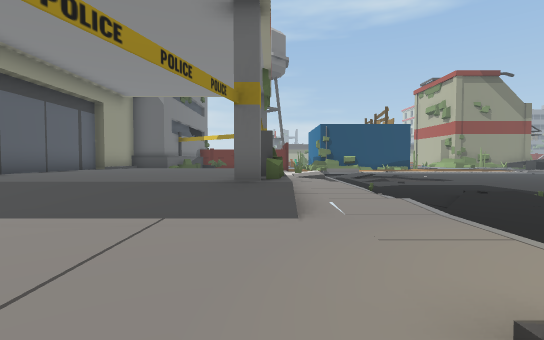
[1] (above)

24 first-person views from a walk through a 3-D level made in the Unity game engine. The camera is 1.5 m above the floor, tilts 2° down and sees 85° across. The floor is counted in squares, 2 m on a side. Each view is taken from the middle of a square. On the plan, view 1 faces up. The plan holds only what a view shows up to about 10 squares ahead; the rest is blank. The place goes on beyond the plan. The player is left out.

[2]
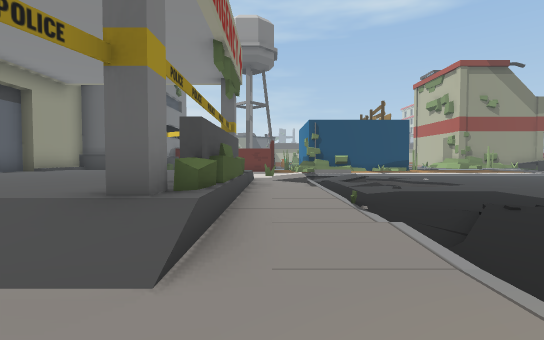

[3]
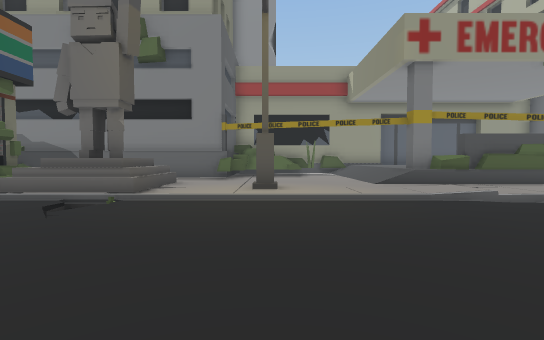

[4]
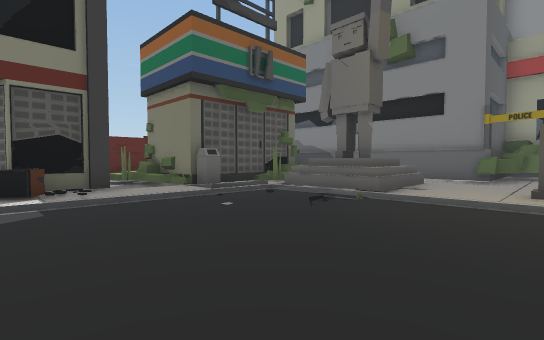

[5]
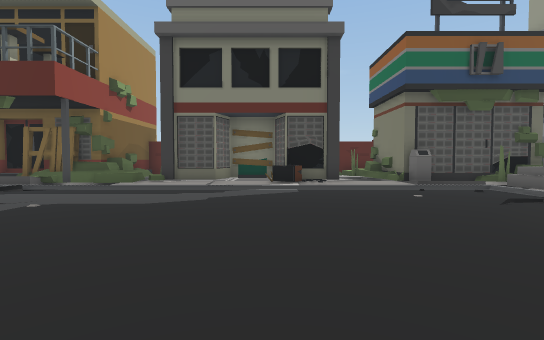

[6]
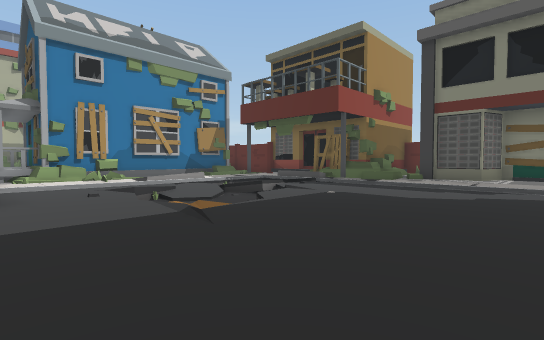

[7]
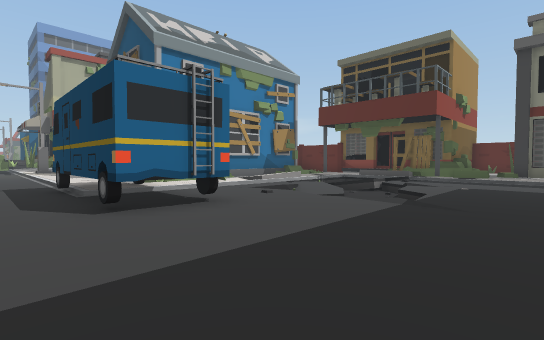

[8]
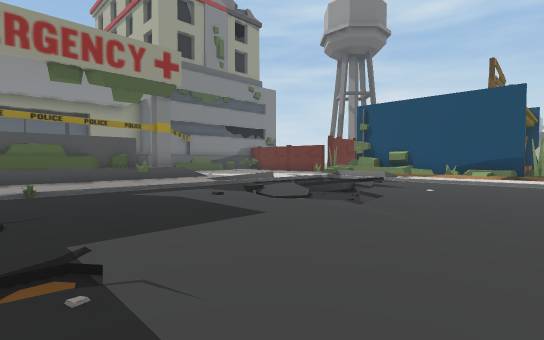

[9]
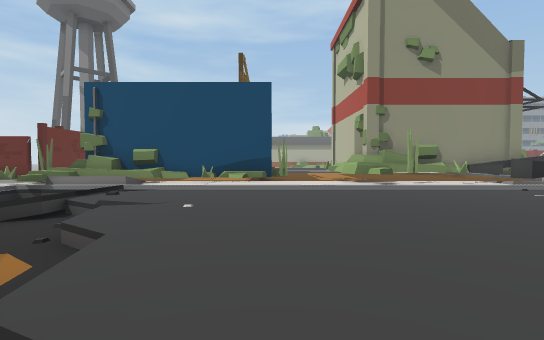

[10]
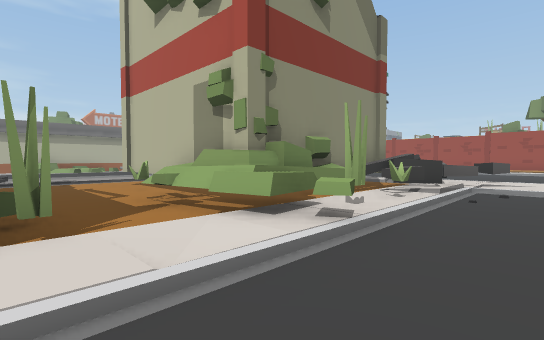

[11]
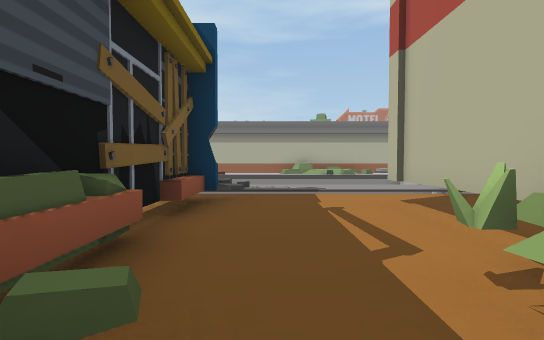

[12]
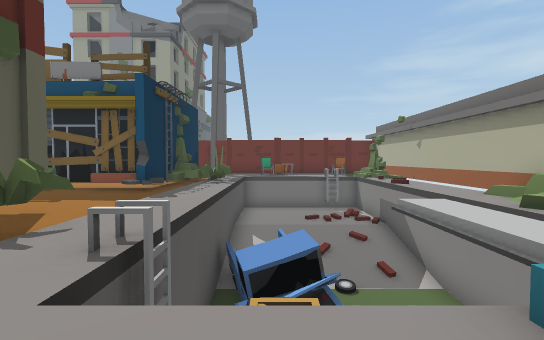

[13]
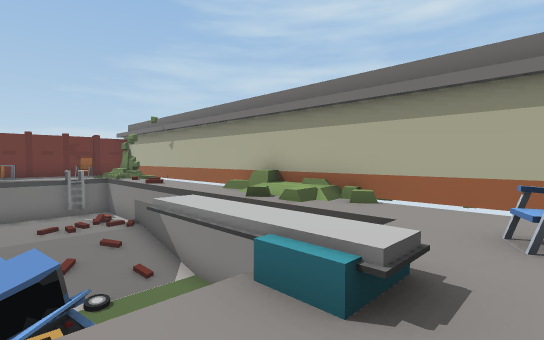

[14]
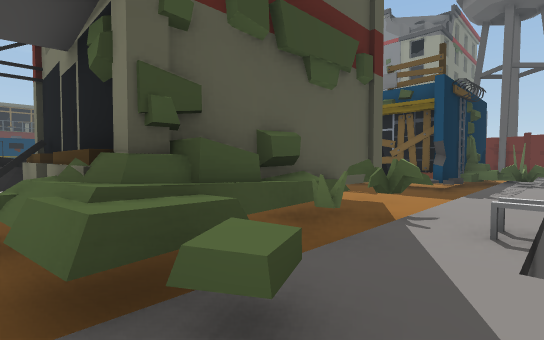

[15]
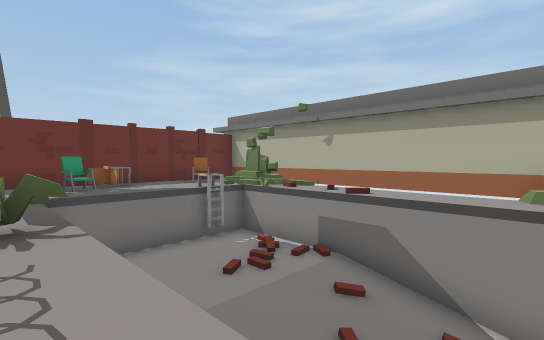

[16]
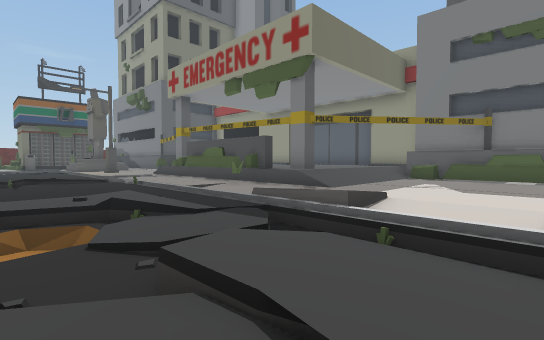

[17]
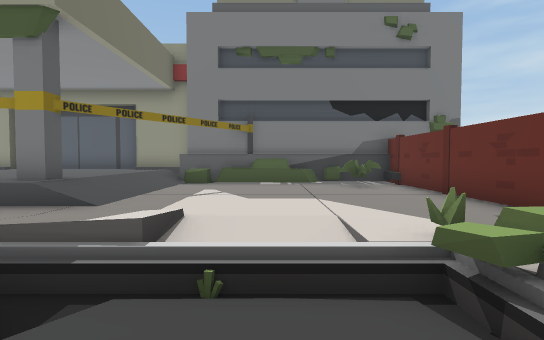

[18]
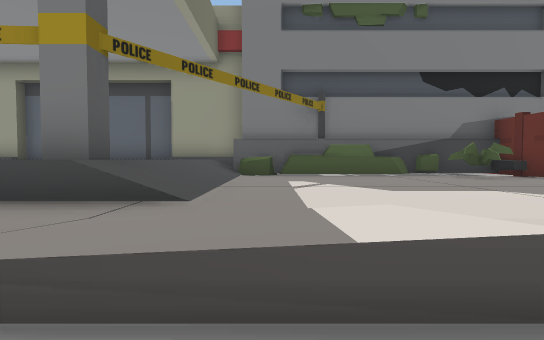

[19]
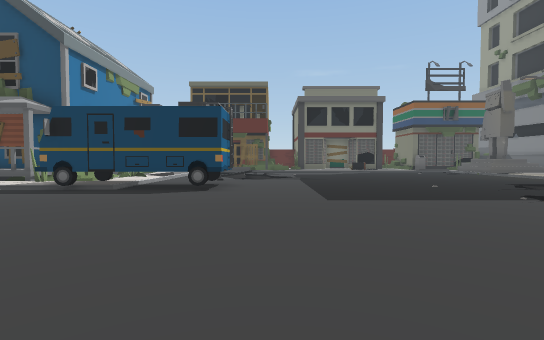

[20]
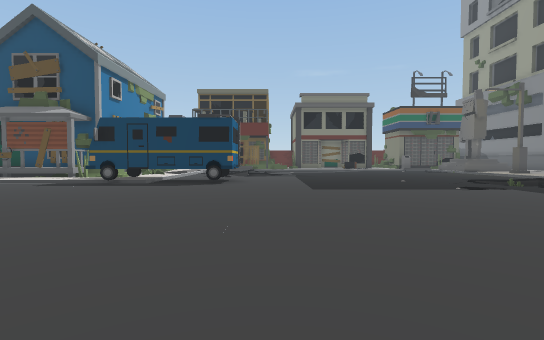

[21]
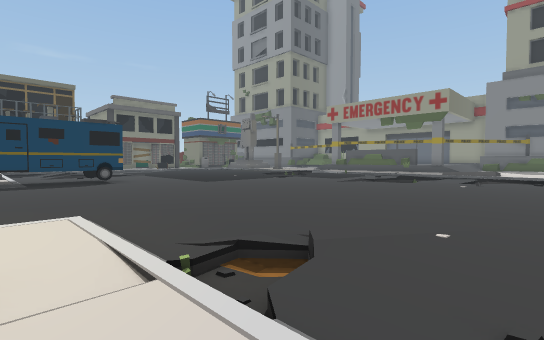

[22]
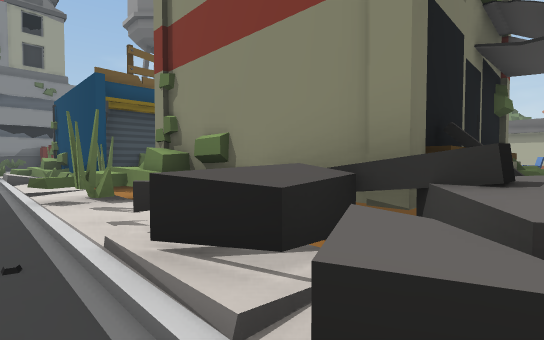

[23]
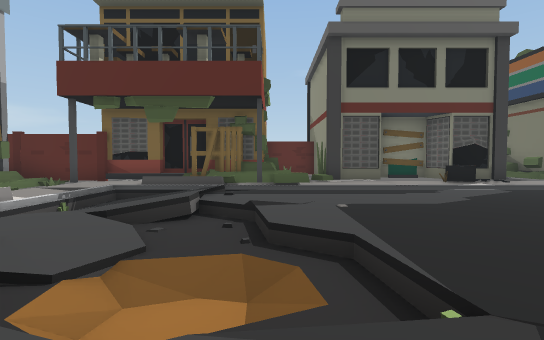

[24]
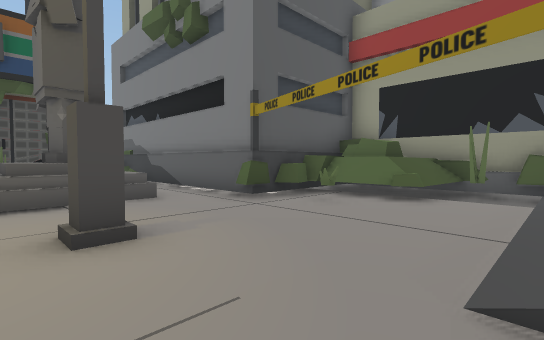

### Floor plan
Key: @ floor where view 1 was taken; # wall or solid block; x gap in a wall; . main floor; : floor 0.25 m higher than the main floor; - floor 0.25 m lower than the main floor; + floor 0.5 m higher than the main floor; _ floor 0.5 m lower than the main floor; * floor 1 m higher than the main floor; / step, stairs or slope; = window, fence, low wall or low ledge; ^ raised ledge; v drop or lower ground.
Columns run from 7 left of view 1 to 18 right of it. Each row starts with its distance up from view 1.
 34           ###############
 33          ##=#::::::::::::
 32          #=vvvvvvvv    :#
 31         ###vvvvvvvv  vv/:
 30         ###vvvvvvvvvvvv/:
 29         ##=vvvvvvvvvv  ::
 28         ##=vvvvvvvvvvvv:::
 27         #   ===:::::::::^x
 26              #=.#....#^#^^
 25               ###..######^
 24                #...#    #^
 23                #...#    #
 22                #...#    #
 21                ##.^#    ##
 20   ########     ##..######^
 19   ###::: #######///^#^###^
 18   #/#::::==//..::.:^#:^^^^
 17   #/::::://///........../:
 16   #/:::::////.........../:
 15   #/:::://///=........../:
 14   #/::::////__........../:
 13  ##////////////........./:
 12  #*****#:..///_...........
 11 ^#******#..../............
 10 ^******#::................
  9 ^******#::................
  8 ^******#::................
  7 ^******#::..//............
  6 ^#*****#::.//-............
  5  #*****#/:/::-........^^^^
  4  #//////::............#^^#
  3  ##/::::::............../
  2  ###::::::.........///../:
  1  ####:::#:.........///////
  0  ####::@::.........///////
 -1   ####::::........../////
 -2      #:^^^/.........=////
 -3      #: ^^...........////:
 -4      #  ^^./........./////
 -5      #  :x+/::/=::::==//:#
 -6      #######/###/##.######
 -7      #     #.  #### #
 -8      #     ##
 -9            #=
-10            ##

Positions as (right, up) in squares from view 1, and headings:
1: (0, 0), facing up
2: (1, 2), facing up
3: (8, 1), facing left
4: (8, 1), facing down-left
5: (8, 3), facing down
6: (8, 4), facing down-right
7: (10, 7), facing down-right
8: (10, 7), facing up-left
9: (9, 10), facing up
10: (9, 16), facing up-right
11: (10, 20), facing up
12: (17, 29), facing left
13: (17, 29), facing up-left
14: (18, 28), facing down-left
15: (11, 27), facing up-left
16: (6, 17), facing down-left
17: (5, 16), facing left
18: (3, 14), facing left
19: (13, 13), facing down
20: (13, 15), facing down
21: (18, 17), facing down-left
22: (18, 17), facing up-left
23: (13, 3), facing down
24: (2, 4), facing down-left
